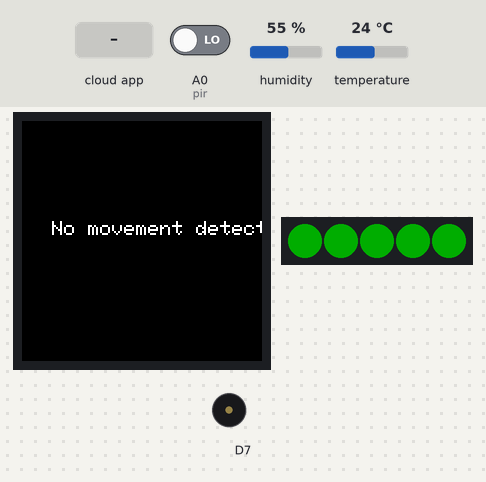
Bench run of a sketch on a simulated Arduino MKR. Shown: 240×240 colour display, 5 RGB LEDs in strip order, left to right, buzzer (waves = sounding). Inputs (shaded band) come from the test bench; at power-on: A0 (pir) LOW, humidity 55 %, temperature 24 °C. Dim RGB values are drawn brighter than linear; WiFi joins after 1.5 s; servers stay silent unless stated; no MQTT or app messages arrive unless stated; what the sketch prints to the serial monitor is not drawn.

Above: at 11.4 s.
11.5 s: A0 (pir) driven HIGH
At 12.3 s:
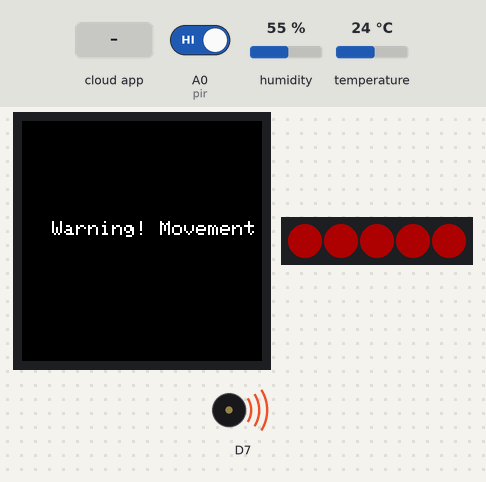
14.5 s: A0 (pir) driven LOW
At 15.78 s:
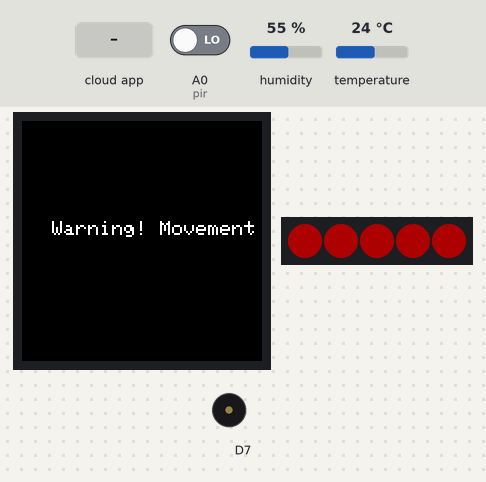
17.4 s: the phone or cloud app sets alarm to 1
At 22.6 s:
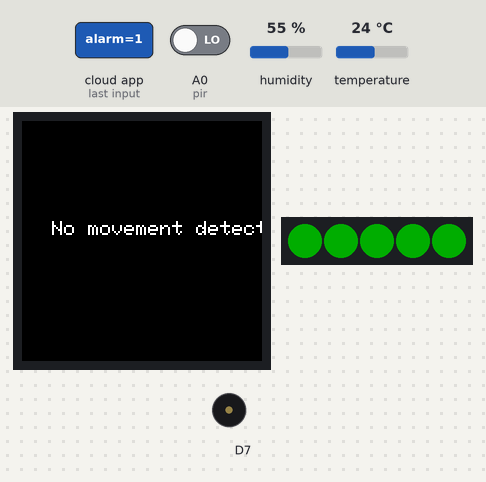
Timing chart, 0 to 24.1 s (numbered marks = the images above; inputs shaded):
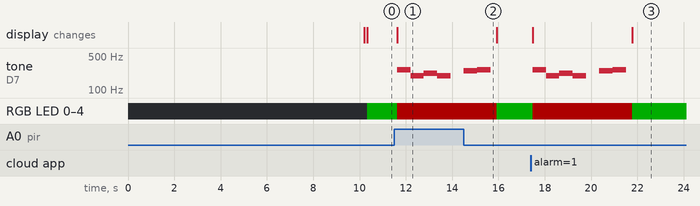

Measured:
- after the input at 11.5 s, tone on D7: plays 262 Hz for 0.58 s, 196 Hz for 0.57 s, 220 Hz for 0.58 s, 196 Hz for 0.58 s, starting after 0.13 s; the display: changes after 0.13 s (image 1)
- after the input at 14.5 s, tone on D7: goes on until 15.7 s, then stays silent; RGB LED 0–4: RGB(50, 0, 0) → RGB(0, 50, 0) after 1.4 s
- after the input at 17.4 s, tone on D7: plays 262 Hz for 0.58 s, 196 Hz for 0.57 s, 220 Hz for 0.58 s, 196 Hz for 0.58 s, 247 Hz for 0.58 s, 262 Hz for 0.58 s, starting after 0.09 s; RGB LED 0–4: RGB(0, 50, 0) → RGB(50, 0, 0) after 0.09 s, → RGB(0, 50, 0) 4.3 s later; the display: first changes after 0.09 s (image 3 shows a later state)

The sketch:

fireplace-board.ino
```cpp
#include "arduino_secrets.h"
#include "thingProperties.h"   //AUTOMATICALLY GENERATED to read your added Variables
#include <Arduino_MKRIoTCarrier.h>
#include <WiFiNINA.h>
#include <PubSubClient.h>
#include <ArduinoJson.h>
#include "pitches.h"

MKRIoTCarrier carrier;
StaticJsonDocument<200> doc;
int status = WL_IDLE_STATUS;
const char* mqttServer = "broker.emqx.io";
const int mqttPort = 1883;

// Variable to save current epoch time
unsigned long epochTime;

WiFiClient wifiClient;
PubSubClient client(wifiClient);
int pir = A0;
bool pirState = LOW;
//bool alarm = false;
//string message = "";
float temperature = 0.0;
float humidity = 0.0;
unsigned long lastMillis;

//Colors
uint32_t colorGreen = carrier.leds.Color(0, 50, 0);  //RED
uint32_t colorRed = carrier.leds.Color(50, 0, 0);    //GREEN

int melody[] = {
  NOTE_C4, NOTE_G3, NOTE_G3, NOTE_A3, NOTE_G3, 0, NOTE_B3, NOTE_C4
};

// note durations: 4 = quarter note, 8 = eighth note, etc.:
int noteDurations[] = {
  4, 8, 8, 4, 4, 4, 4, 4
};

void setup() {

  Serial.begin(9600);  //AUTOMATICALLY GENERATED to handle the serial monitor
  initProperties();  // AUTOMATICALLY GENERATED Defined in thingProperties.h
  setupWiFi();
  ArduinoCloud.begin(ArduinoIoTPreferredConnection);  // AUTOMATICALLY GENERATED Connect to Arduino IoT Cloud
  setDebugMessageLevel(4); // AUTOMATICALLY GENERATED set the amount of details in debug message 0-4
  ArduinoCloud.printDebugInfo(); // AUTOMATICALLY GENERATED print out the debug message

  while (ArduinoCloud.connected() != 1) {
    ArduinoCloud.update();
    delay(500);
  }

  client.setServer(mqttServer, mqttPort);

  delay(2000);
  pinMode(pir, INPUT);

  carrier.noCase();
  carrier.begin();
}

void loop() {
  ArduinoCloud.update(); // AUTOMATICALLY GENERATED keep updating the Cloud with new data
  //Push events every 5 mins
  if (millis() - lastMillis >= 5*60*1000UL)
  {
   lastMillis = millis();  //get ready for the next iteration
   publishMeasurements();
  }
  if (!client.connected()) {
    reconnect();
  }
  client.loop();
  //reading the status of the PIR sensor
  pirState = digitalRead(pir);
  Serial.println("========");
  Serial.print("PIR State is: ");
  Serial.println(pirState);
  Serial.print("Alarm: ");
  Serial.println(alarm);
  //checking if the PIR sensor has detected movement
  if (pirState == HIGH || alarm==1) {
    message = "Warning! Movement detected, Go to Dashboard to disable the alarm.";
    Serial.println(message);
    carrier.display.fillScreen(ST77XX_BLACK);
    carrier.display.setCursor(30, 100);
    carrier.display.setTextSize(2);
    carrier.display.println(message);
    carrier.leds.fill((colorRed), 0, 5);
    carrier.leds.show();
    alarm=1;
    catEncounter();
    // iterate over the notes of the melody:
    for (int thisNote = 0; thisNote < 8; thisNote++) {

      // to calculate the note duration, take one second divided by the note type.
      //e.g. quarter note = 1000 / 4, eighth note = 1000/8, etc.
      int noteDuration = 1000 / noteDurations[thisNote];
      carrier.Buzzer.sound(melody[thisNote]);
      delay(noteDuration);
      // to distinguish the notes, set a minimum time between them.
      // the note's duration + 30% seems to work well:
      int pauseBetweenNotes = noteDuration * 1.30;
      delay(pauseBetweenNotes);
      // stop the tone playing:
      carrier.Buzzer.noSound();
    }
  } else {
    message = "No movement detected. Everything is good here.";
    Serial.println(message);
    carrier.display.fillScreen(ST77XX_BLACK);
    carrier.display.setCursor(30, 100);
    carrier.display.setTextSize(2);
    carrier.display.println(message);
    carrier.leds.fill((colorGreen), 0, 5);
    carrier.leds.show();
    alarm=0;
  }
  delay(200);
  // PIR is over sensitive, change PIR state back to 0 manually
  pirState = LOW;
  alarm = 0;
}

void setupWiFi() {
 // check for the WiFi module:
  if (WiFi.status() == WL_NO_MODULE) {
    Serial.println("Communication with WiFi module failed!");
    // don't continue
    while (true);
  }

  // attempt to connect to WiFi network:
  while (status != WL_CONNECTED) {
    Serial.print("Attempting to connect to WPA SSID: ");
    Serial.println(SSID);
    // Connect to WPA/WPA2 network:
    status = WiFi.begin(SSID, PASS);

    // wait 10 seconds for connection:
    delay(5000);
  }
  // you're connected now, so print out the data:
  Serial.println("You're connected to the network");
}

void reconnect() {
  while (!client.connected()) {
    if (client.connect("ArduinoMKR1010")) {
      Serial.println("Connected to MQTT Broker!");
      Serial.print("Connection Result=");
      Serial.println(client.state());
    } else {
      Serial.print("failed, Connection Result=");
      Serial.println(client.state());
      delay(5000);
    }
  }
}

void publishMeasurements() {

  temperature = carrier.Env.readTemperature();
  humidity = carrier.Env.readHumidity();
  Serial.print("Temperature: ");
  Serial.print(temperature);
  Serial.println(" °C");

  Serial.print("Humidity: ");
  Serial.println(humidity);

  epochTime = WiFi.getTime();
  Serial.println(epochTime);

  char message[120];
  doc["deviceID"]="Fireplace";
  doc["temp"]=temperature;
  doc["humidity"]=humidity;
  doc["timestamp"]=epochTime;
  doc["forbidden"]="false";
  serializeJson(doc,message);
  Serial.println(message);
  // Your MQTT publish code goes here
  client.publish("/cat-sitter/measurements", message);
}

void catEncounter() {

  temperature = carrier.Env.readTemperature();
  humidity = carrier.Env.readHumidity();
  Serial.print("Temperature: ");
  Serial.print(temperature);
  Serial.println(" °C");

  Serial.print("Humidity: ");
  Serial.println(humidity);

  epochTime = WiFi.getTime();
  Serial.println(epochTime);

  char message[120];
  doc["deviceID"]="Fireplace";
  doc["temp"]=temperature;
  doc["humidity"]=humidity;
  doc["timestamp"]=epochTime;
  doc["forbidden"]="true";
  serializeJson(doc,message);
  Serial.println(message);
  // Your MQTT publish code goes here
  client.publish("/cat-sitter/measurements", message);

  //Send push notification to phone
  trigger = true;
}

// These methods are used to change the alarm and message through the Arduino Cloud portal
void onMessageChange()  {
  // Add your code here to act upon Message change
}
/*
  Since Alarm is READ_WRITE variable, onAlarmChange() is
  executed every time a new value is received from IoT Cloud.
*/
void onAlarmChange()  {
  // Add your code here to act upon Alarm change
}

void onTriggerChange()  {
    trigger = false;
}
```

arduino_secrets.h
```cpp
#define SECRET_SSID ""
#define SECRET_OPTIONAL_PASS ""
```

thingProperties.h
```cpp
// Code generated by Arduino IoT Cloud, DO NOT EDIT.

#include <ArduinoIoTCloud.h>
#include <Arduino_ConnectionHandler.h>

const char SSID[]     = SECRET_SSID;    // Network SSID (name)
const char PASS[]     = SECRET_OPTIONAL_PASS;    // Network password (use for WPA, or use as key for WEP)

void onAlarmChange();


String message;
bool alarm;
bool trigger;

void initProperties(){

  ArduinoCloud.addProperty(message, READ, ON_CHANGE, NULL);
  ArduinoCloud.addProperty(alarm, READWRITE, ON_CHANGE, onAlarmChange);
  ArduinoCloud.addProperty(trigger, READWRITE, ON_CHANGE, onTriggerChange);

}

WiFiConnectionHandler ArduinoIoTPreferredConnection(SSID, PASS);
```
